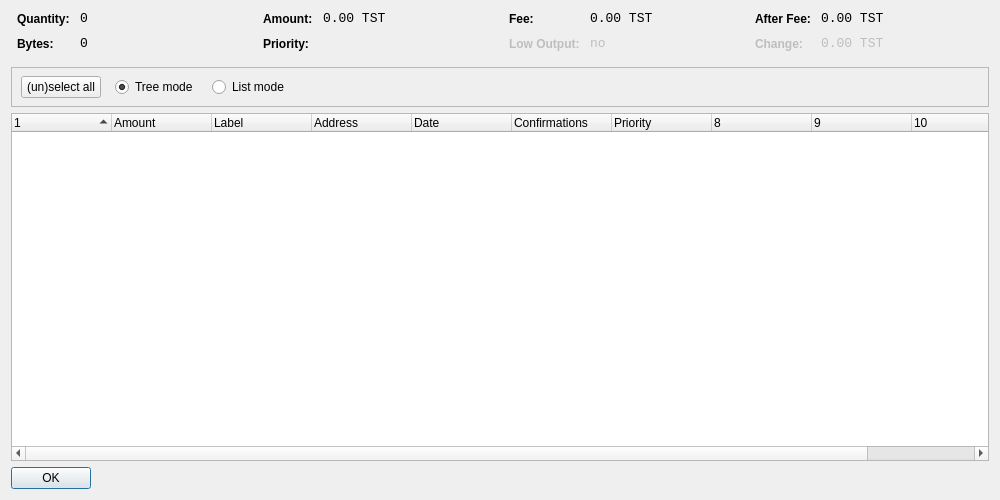
<?xml version="1.0" encoding="UTF-8"?>
<ui version="4.0">
 <class>CoinControlDialog</class>
 <widget class="QDialog" name="CoinControlDialog">
  <property name="geometry">
   <rect>
    <x>0</x>
    <y>0</y>
    <width>1000</width>
    <height>500</height>
   </rect>
  </property>
  <property name="windowTitle">
   <string>Coin Control</string>
  </property>
  <layout class="QVBoxLayout" name="verticalLayout">
   <item>
    <layout class="QHBoxLayout" name="horizontalLayoutTop" stretch="0,0,0,0">
     <property name="topMargin">
      <number>0</number>
     </property>
     <property name="bottomMargin">
      <number>10</number>
     </property>
     <item>
      <layout class="QFormLayout" name="formLayoutCoinControl1">
       <property name="horizontalSpacing">
        <number>10</number>
       </property>
       <property name="verticalSpacing">
        <number>10</number>
       </property>
       <property name="leftMargin">
        <number>6</number>
       </property>
       <property name="rightMargin">
        <number>6</number>
       </property>
       <item row="0" column="0">
        <widget class="QLabel" name="labelCoinControlQuantityText">
         <property name="styleSheet">
          <string notr="true">font-weight:bold;</string>
         </property>
         <property name="text">
          <string>Quantity:</string>
         </property>
        </widget>
       </item>
       <item row="0" column="1">
        <widget class="QLabel" name="labelCoinControlQuantity">
         <property name="font">
          <font>
           <family>Monospace</family>
           <pointsize>10</pointsize>
          </font>
         </property>
         <property name="cursor">
          <cursorShape>IBeamCursor</cursorShape>
         </property>
         <property name="contextMenuPolicy">
          <enum>Qt::ActionsContextMenu</enum>
         </property>
         <property name="text">
          <string notr="true">0</string>
         </property>
         <property name="textInteractionFlags">
          <set>Qt::LinksAccessibleByMouse|Qt::TextSelectableByKeyboard|Qt::TextSelectableByMouse</set>
         </property>
        </widget>
       </item>
       <item row="1" column="0">
        <widget class="QLabel" name="labelCoinControlBytesText">
         <property name="styleSheet">
          <string notr="true">font-weight:bold;</string>
         </property>
         <property name="text">
          <string>Bytes:</string>
         </property>
        </widget>
       </item>
       <item row="1" column="1">
        <widget class="QLabel" name="labelCoinControlBytes">
         <property name="font">
          <font>
           <family>Monospace</family>
           <pointsize>10</pointsize>
          </font>
         </property>
         <property name="cursor">
          <cursorShape>IBeamCursor</cursorShape>
         </property>
         <property name="contextMenuPolicy">
          <enum>Qt::ActionsContextMenu</enum>
         </property>
         <property name="text">
          <string notr="true">0</string>
         </property>
         <property name="textInteractionFlags">
          <set>Qt::LinksAccessibleByMouse|Qt::TextSelectableByKeyboard|Qt::TextSelectableByMouse</set>
         </property>
        </widget>
       </item>
      </layout>
     </item>
     <item>
      <layout class="QFormLayout" name="formLayoutCoinControl2">
       <property name="horizontalSpacing">
        <number>10</number>
       </property>
       <property name="verticalSpacing">
        <number>10</number>
       </property>
       <property name="leftMargin">
        <number>6</number>
       </property>
       <property name="rightMargin">
        <number>6</number>
       </property>
       <item row="0" column="0">
        <widget class="QLabel" name="labelCoinControlAmountText">
         <property name="styleSheet">
          <string notr="true">font-weight:bold;</string>
         </property>
         <property name="text">
          <string>Amount:</string>
         </property>
        </widget>
       </item>
       <item row="0" column="1">
        <widget class="QLabel" name="labelCoinControlAmount">
         <property name="font">
          <font>
           <family>Monospace</family>
           <pointsize>10</pointsize>
          </font>
         </property>
         <property name="cursor">
          <cursorShape>IBeamCursor</cursorShape>
         </property>
         <property name="contextMenuPolicy">
          <enum>Qt::ActionsContextMenu</enum>
         </property>
         <property name="text">
          <string notr="true">0.00 TST</string>
         </property>
         <property name="textInteractionFlags">
          <set>Qt::LinksAccessibleByMouse|Qt::TextSelectableByKeyboard|Qt::TextSelectableByMouse</set>
         </property>
        </widget>
       </item>
       <item row="1" column="0">
        <widget class="QLabel" name="labelCoinControlPriorityText">
         <property name="styleSheet">
          <string notr="true">font-weight:bold;</string>
         </property>
         <property name="text">
          <string>Priority:</string>
         </property>
        </widget>
       </item>
       <item row="1" column="1">
        <widget class="QLabel" name="labelCoinControlPriority">
         <property name="font">
          <font>
           <family>Monospace</family>
           <pointsize>10</pointsize>
          </font>
         </property>
         <property name="cursor">
          <cursorShape>IBeamCursor</cursorShape>
         </property>
         <property name="contextMenuPolicy">
          <enum>Qt::ActionsContextMenu</enum>
         </property>
         <property name="text">
          <string/>
         </property>
         <property name="textInteractionFlags">
          <set>Qt::LinksAccessibleByMouse|Qt::TextSelectableByKeyboard|Qt::TextSelectableByMouse</set>
         </property>
        </widget>
       </item>
      </layout>
     </item>
     <item>
      <layout class="QFormLayout" name="formLayoutCoinControl3">
       <property name="horizontalSpacing">
        <number>10</number>
       </property>
       <property name="verticalSpacing">
        <number>10</number>
       </property>
       <property name="leftMargin">
        <number>6</number>
       </property>
       <property name="rightMargin">
        <number>6</number>
       </property>
       <item row="0" column="0">
        <widget class="QLabel" name="labelCoinControlFeeText">
         <property name="styleSheet">
          <string notr="true">font-weight:bold;</string>
         </property>
         <property name="text">
          <string>Fee:</string>
         </property>
        </widget>
       </item>
       <item row="0" column="1">
        <widget class="QLabel" name="labelCoinControlFee">
         <property name="font">
          <font>
           <family>Monospace</family>
           <pointsize>10</pointsize>
          </font>
         </property>
         <property name="cursor">
          <cursorShape>IBeamCursor</cursorShape>
         </property>
         <property name="contextMenuPolicy">
          <enum>Qt::ActionsContextMenu</enum>
         </property>
         <property name="text">
          <string notr="true">0.00 TST</string>
         </property>
         <property name="textInteractionFlags">
          <set>Qt::LinksAccessibleByMouse|Qt::TextSelectableByKeyboard|Qt::TextSelectableByMouse</set>
         </property>
        </widget>
       </item>
       <item row="1" column="0">
        <widget class="QLabel" name="labelCoinControlLowOutputText">
         <property name="enabled">
          <bool>false</bool>
         </property>
         <property name="styleSheet">
          <string notr="true">font-weight:bold;</string>
         </property>
         <property name="text">
          <string>Low Output:</string>
         </property>
        </widget>
       </item>
       <item row="1" column="1">
        <widget class="QLabel" name="labelCoinControlLowOutput">
         <property name="enabled">
          <bool>false</bool>
         </property>
         <property name="font">
          <font>
           <family>Monospace</family>
           <pointsize>10</pointsize>
          </font>
         </property>
         <property name="cursor">
          <cursorShape>IBeamCursor</cursorShape>
         </property>
         <property name="contextMenuPolicy">
          <enum>Qt::ActionsContextMenu</enum>
         </property>
         <property name="text">
          <string notr="true">no</string>
         </property>
         <property name="textInteractionFlags">
          <set>Qt::LinksAccessibleByMouse|Qt::TextSelectableByKeyboard|Qt::TextSelectableByMouse</set>
         </property>
        </widget>
       </item>
      </layout>
     </item>
     <item>
      <layout class="QFormLayout" name="formLayoutCoinControl4">
       <property name="horizontalSpacing">
        <number>10</number>
       </property>
       <property name="verticalSpacing">
        <number>10</number>
       </property>
       <property name="leftMargin">
        <number>6</number>
       </property>
       <property name="rightMargin">
        <number>6</number>
       </property>
       <item row="0" column="0">
        <widget class="QLabel" name="labelCoinControlAfterFeeText">
         <property name="styleSheet">
          <string notr="true">font-weight:bold;</string>
         </property>
         <property name="text">
          <string>After Fee:</string>
         </property>
        </widget>
       </item>
       <item row="0" column="1">
        <widget class="QLabel" name="labelCoinControlAfterFee">
         <property name="font">
          <font>
           <family>Monospace</family>
           <pointsize>10</pointsize>
          </font>
         </property>
         <property name="cursor">
          <cursorShape>IBeamCursor</cursorShape>
         </property>
         <property name="contextMenuPolicy">
          <enum>Qt::ActionsContextMenu</enum>
         </property>
         <property name="text">
          <string notr="true">0.00 TST</string>
         </property>
         <property name="textInteractionFlags">
          <set>Qt::LinksAccessibleByMouse|Qt::TextSelectableByKeyboard|Qt::TextSelectableByMouse</set>
         </property>
        </widget>
       </item>
       <item row="1" column="0">
        <widget class="QLabel" name="labelCoinControlChangeText">
         <property name="enabled">
          <bool>false</bool>
         </property>
         <property name="styleSheet">
          <string notr="true">font-weight:bold;</string>
         </property>
         <property name="text">
          <string>Change:</string>
         </property>
        </widget>
       </item>
       <item row="1" column="1">
        <widget class="QLabel" name="labelCoinControlChange">
         <property name="enabled">
          <bool>false</bool>
         </property>
         <property name="font">
          <font>
           <family>Monospace</family>
           <pointsize>10</pointsize>
          </font>
         </property>
         <property name="cursor">
          <cursorShape>IBeamCursor</cursorShape>
         </property>
         <property name="contextMenuPolicy">
          <enum>Qt::ActionsContextMenu</enum>
         </property>
         <property name="text">
          <string notr="true">0.00 TST</string>
         </property>
         <property name="textInteractionFlags">
          <set>Qt::LinksAccessibleByMouse|Qt::TextSelectableByKeyboard|Qt::TextSelectableByMouse</set>
         </property>
        </widget>
       </item>
      </layout>
     </item>
    </layout>
   </item>
   <item>
    <widget class="QFrame" name="frame">
     <property name="minimumSize">
      <size>
       <width>0</width>
       <height>40</height>
      </size>
     </property>
     <property name="frameShape">
      <enum>QFrame::StyledPanel</enum>
     </property>
     <property name="frameShadow">
      <enum>QFrame::Sunken</enum>
     </property>
     <widget class="QWidget" name="horizontalLayoutWidget">
      <property name="geometry">
       <rect>
        <x>10</x>
        <y>0</y>
        <width>781</width>
        <height>41</height>
       </rect>
      </property>
      <layout class="QHBoxLayout" name="horizontalLayoutPanel" stretch="0,0,0,0,0">
       <property name="spacing">
        <number>14</number>
       </property>
       <item>
        <widget class="QPushButton" name="pushButtonSelectAll">
         <property name="sizePolicy">
          <sizepolicy hsizetype="Maximum" vsizetype="Fixed">
           <horstretch>0</horstretch>
           <verstretch>0</verstretch>
          </sizepolicy>
         </property>
         <property name="text">
          <string>(un)select all</string>
         </property>
        </widget>
       </item>
       <item>
        <widget class="QRadioButton" name="radioTreeMode">
         <property name="sizePolicy">
          <sizepolicy hsizetype="Maximum" vsizetype="Fixed">
           <horstretch>0</horstretch>
           <verstretch>0</verstretch>
          </sizepolicy>
         </property>
         <property name="text">
          <string>Tree mode</string>
         </property>
         <property name="checked">
          <bool>true</bool>
         </property>
        </widget>
       </item>
       <item>
        <widget class="QRadioButton" name="radioListMode">
         <property name="sizePolicy">
          <sizepolicy hsizetype="Maximum" vsizetype="Fixed">
           <horstretch>0</horstretch>
           <verstretch>0</verstretch>
          </sizepolicy>
         </property>
         <property name="text">
          <string>List mode</string>
         </property>
        </widget>
       </item>
       <item>
        <spacer name="horizontalSpacer">
         <property name="orientation">
          <enum>Qt::Horizontal</enum>
         </property>
         <property name="sizeHint" stdset="0">
          <size>
           <width>40</width>
           <height>20</height>
          </size>
         </property>
        </spacer>
       </item>
      </layout>
     </widget>
    </widget>
   </item>
   <item>
    <widget class="CoinControlTreeWidget" name="treeWidget">
     <property name="contextMenuPolicy">
      <enum>Qt::CustomContextMenu</enum>
     </property>
     <property name="sortingEnabled">
      <bool>false</bool>
     </property>
     <property name="columnCount">
      <number>11</number>
     </property>
     <attribute name="headerShowSortIndicator" stdset="0">
      <bool>true</bool>
     </attribute>
     <attribute name="headerStretchLastSection">
      <bool>false</bool>
     </attribute>
     <column>
      <property name="text">
       <string/>
      </property>
     </column>
     <column>
      <property name="text">
       <string>Amount</string>
      </property>
     </column>
     <column>
      <property name="text">
       <string>Label</string>
      </property>
     </column>
     <column>
      <property name="text">
       <string>Address</string>
      </property>
     </column>
     <column>
      <property name="text">
       <string>Date</string>
      </property>
     </column>
     <column>
      <property name="text">
       <string>Confirmations</string>
      </property>
      <property name="toolTip">
       <string>Confirmed</string>
      </property>
     </column>
     <column>
      <property name="text">
       <string>Priority</string>
      </property>
     </column>
     <column>
      <property name="text">
       <string/>
      </property>
     </column>
     <column>
      <property name="text">
       <string/>
      </property>
     </column>
     <column>
      <property name="text">
       <string/>
      </property>
     </column>
     <column>
      <property name="text">
       <string/>
      </property>
     </column>
    </widget>
   </item>
   <item>
    <widget class="QDialogButtonBox" name="buttonBox">
     <property name="sizePolicy">
      <sizepolicy hsizetype="Maximum" vsizetype="Fixed">
       <horstretch>0</horstretch>
       <verstretch>0</verstretch>
      </sizepolicy>
     </property>
     <property name="orientation">
      <enum>Qt::Horizontal</enum>
     </property>
     <property name="standardButtons">
      <set>QDialogButtonBox::Ok</set>
     </property>
    </widget>
   </item>
  </layout>
 </widget>
 <customwidgets>
  <customwidget>
   <class>CoinControlTreeWidget</class>
   <extends>QTreeWidget</extends>
   <header>coincontroltreewidget.h</header>
  </customwidget>
 </customwidgets>
 <resources/>
 <connections/>
</ui>
